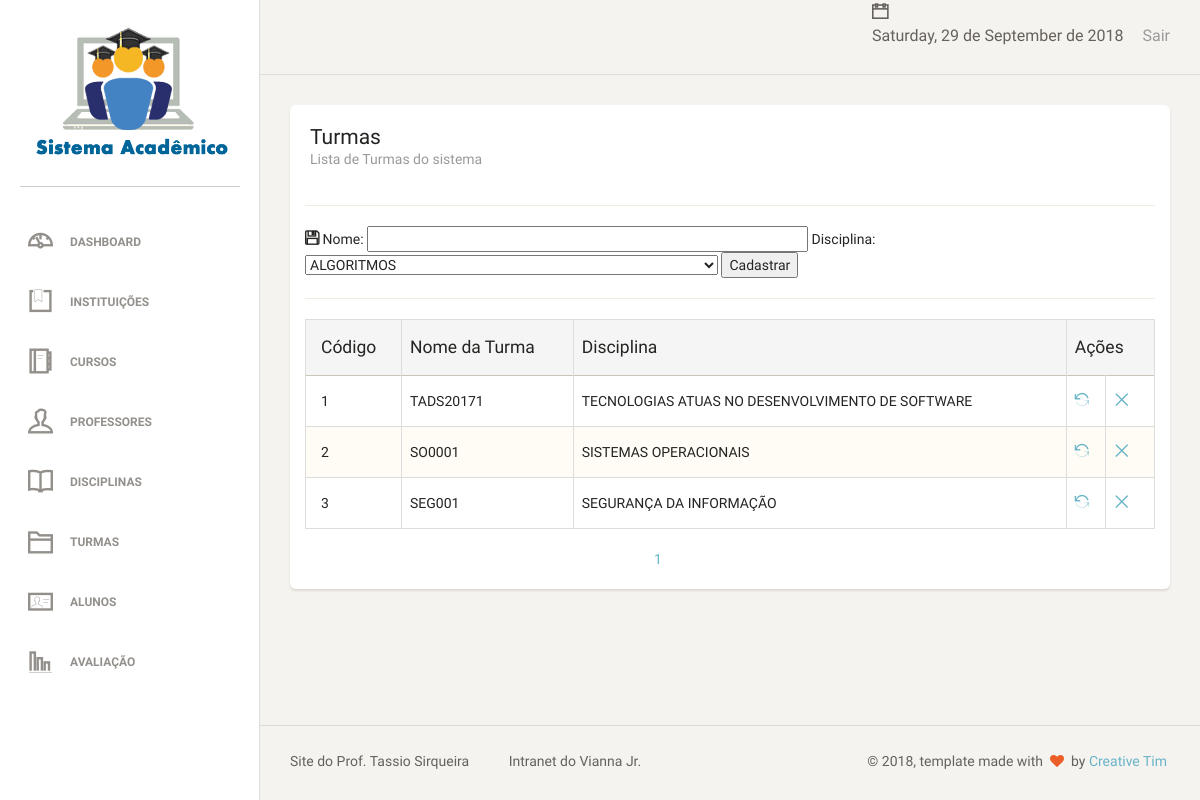
The app's page /turmas.php (signed in) with its own data.
### tables this page shows
CREATE TABLE `Turma` (
  `idTurma` int(11) NOT NULL AUTO_INCREMENT,
  `Disciplina_idDisciplina` int(11) NOT NULL,
  `Nome` varchar(45) NOT NULL,
  PRIMARY KEY (`idTurma`),
  KEY `fk_Turma_Disciplina1_idx` (`Disciplina_idDisciplina`),
  CONSTRAINT `fk_Turma_Disciplina1` FOREIGN KEY (`Disciplina_idDisciplina`) REFERENCES `Disciplina` (`idDisciplina`) ON DELETE NO ACTION ON UPDATE NO ACTION
);

CREATE TABLE `Disciplina` (
  `idDisciplina` int(11) NOT NULL AUTO_INCREMENT,
  `Professor_idProfessor` int(11) NOT NULL,
  `Nome` varchar(255) NOT NULL,
  `Sigla` varchar(20) DEFAULT NULL,
  `CargaHoraria` int(11) DEFAULT NULL,
  PRIMARY KEY (`idDisciplina`),
  KEY `fk_Disciplina_Professor1_idx` (`Professor_idProfessor`),
  CONSTRAINT `fk_Disciplina_Professor1` FOREIGN KEY (`Professor_idProfessor`) REFERENCES `Professor` (`idProfessor`) ON DELETE NO ACTION ON UPDATE NO ACTION
);

### turmas.php (the view, shortened to what this page needs)
<?php
include_once 'estrutura/Template.php';
require_once 'dao/turmaDAO.php';
$object = new turmaDAO();
if ($_SERVER['REQUEST_METHOD'] == 'POST') {
    $id = (isset($_POST["id"]) && $_POST["id"] != null) ? $_POST["id"] : "";
    $nome = (isset($_POST["nome"]) && $_POST["nome"] != null) ? $_POST["nome"] : "";
    $disciplina = (isset($_POST["disciplina"]) && $_POST["disciplina"] != null) ? $_POST["disciplina"] : "";
} else if (!isset($id)) {
    $nome = NULL;
    $disciplina = NULL;
}
?>
    <div class='content' xmlns="http://www.w3.org/1999/html">
            <div class='container-fluid'>
                <div class='row'>
                    <div class='col-md-12'>
                        <div class='card'>
                            <div class='header'>
                                <h4 class='title'>Turmas</h4>
                                <p class='category'>Lista de Turmas do sistema</p>
                            </div>
                            <div class='content table-responsive'>
                                <form action="?act=save" method="POST" name="form1" >
                                    <hr>
                                    <i class="ti-save"></i>
                                    Nome:
                                    <input type="text" size="50" name="nome" value="<?php
                                    echo (isset($nome) && ($nome != null || $nome != "")) ? $nome : '';
                                   ?>" />
                                    Disciplina:
                                    <select name="disciplina"><?php
                                        $query = "SELECT * FROM Disciplina order by Nome;";
                                        $statement = $pdo->prepare($query);
                                        if ($statement->execute()) {
                                            $result = $statement->fetchAll(PDO::FETCH_OBJ);
                                            foreach ($result as $rs) {
                                                if ($rs->idDisciplina == $disciplina) {
                                                    echo "<option value='$rs->idDisciplina' selected>$rs->Nome</option>";
                                                } else {
                                                    echo "<option value='$rs->idDisciplina'>$rs->Nome</option>";
                                                }
                                            }
                                        } else {
                                            throw new PDOException("Erro: Não foi possível executar a declaração sql");
                                        }
                                    ?>
                                    </select>
                                    <input type="submit" VALUE="Cadastrar"/>
                                    <hr>
                                </form>
                                <?php
                                $object->tabelapaginada();
                                ?>
                                </div>
                            </div>
                        </div>
                    </div>
                </div>
            </div>

### dao/turmaDAO.php (shortened to what this page needs)
<?php
require_once "db/conexao.php";
class turmaDAO
{
    public function tabelapaginada() {
        global $pdo;
        $endereco = $_SERVER ['PHP_SELF'];
        $pagina_atual = (isset($_GET['page']) && is_numeric($_GET['page'])) ? $_GET['page'] : 1;
        $linha_inicial = ($pagina_atual -1) * QTDE_REGISTROS;
        $sql = "SELECT T.idTurma, D.Nome as Disciplina, T.Nome FROM turma T INNER JOIN Disciplina D ON D.idDisciplina = T.Disciplina_idDisciplina LIMIT {$linha_inicial}, " . QTDE_REGISTROS;
        $statement = $pdo->prepare($sql);
        $statement->execute();
        $dados = $statement->fetchAll(PDO::FETCH_OBJ);
        $sqlContador = "SELECT COUNT(*) AS total_registros FROM turma";
        $statement = $pdo->prepare($sqlContador);
        $statement->execute();
        $valor = $statement->fetch(PDO::FETCH_OBJ);
        $primeira_pagina = 1;
        $ultima_pagina  = ceil($valor->total_registros / QTDE_REGISTROS);
        $pagina_anterior = ($pagina_atual > 1) ? $pagina_atual -1 : 0 ;
        $proxima_pagina = ($pagina_atual < $ultima_pagina) ? $pagina_atual +1 : 0 ;
        $range_inicial  = (($pagina_atual - RANGE_PAGINAS) >= 1) ? $pagina_atual - RANGE_PAGINAS : 1 ;
        $range_final   = (($pagina_atual + RANGE_PAGINAS) <= $ultima_pagina ) ? $pagina_atual + RANGE_PAGINAS : $ultima_pagina ;
        $exibir_botao_inicio = ($range_inicial < $pagina_atual) ? 'mostrar' : 'esconder';
        $exibir_botao_final = ($range_final > $pagina_atual) ? 'mostrar' : 'esconder';
        if (!empty($dados)):
            echo "
     <table class='table table-striped table-bordered'>
     <thead>
       <tr class='active'>
        <th>Código</th>
        <th>Nome da Turma</th>
        <th>Disciplina</th>
        <th colspan='2'>Ações</th>
       </tr>
     </thead>
     <tbody>";
            foreach($dados as $inst):
                echo "<tr>
        <td>$inst->idTurma</td>
        <td>$inst->Nome</td>
        <td>$inst->Disciplina</td>
        <td><a href='?act=upd&id=$inst->idTurma'><i class='ti-reload'></i></a></td>
        <td><a href='?act=del&id=$inst->idTurma'><i class='ti-close'></i></a></td>
       </tr>";
            endforeach;
            echo"
</tbody>
     </table>
     <div class='box-paginacao'>
       <a class='box-navegacao  $exibir_botao_inicio' href='$endereco?page=$primeira_pagina' title='Primeira Página'>Primeira</a>
       <a class='box-navegacao $exibir_botao_inicio' href='$endereco?page=$pagina_anterior' title='Página Anterior'>Anterior</a>
";
            for ($i=$range_inicial; $i <= $range_final; $i++):
                $destaque = ($i == $pagina_atual) ? 'destaque' : '' ;
                echo "<a class='box-numero $destaque' href='$endereco?page=$i'>$i</a>";
            endfor;
            echo "<a class='box-navegacao $exibir_botao_final' href='$endereco?page=$proxima_pagina' title='Próxima Página'>Próxima</a>
       <a class='box-navegacao $exibir_botao_final' href='$endereco?page=$ultima_pagina' title='Última Página'>Último</a>
     </div>";
        else:
            echo "<p class='bg-danger'>Nenhum registro foi encontrado!</p>
     ";
        endif;
    }
}

### assets/css/estilo.css (style rules this page uses)
.box-paginacao { width: 370px; height: 30px; margin: 0 auto; }

### records on screen
turma: idTurma "1", Nome "TADS20171", Disciplina_idDisciplina.Nome "TECNOLOGIAS ATUAS NO DESENVOLVIMENTO DE SOFTWARE"
turma: idTurma "2", Nome "SO0001", Disciplina_idDisciplina.Nome "SISTEMAS OPERACIONAIS"
turma: idTurma "3", Nome "SEG001", Disciplina_idDisciplina.Nome "SEGURANÇA DA INFORMAÇÃO"

### other values on screen
form field disciplina "ALGORITMOS"
